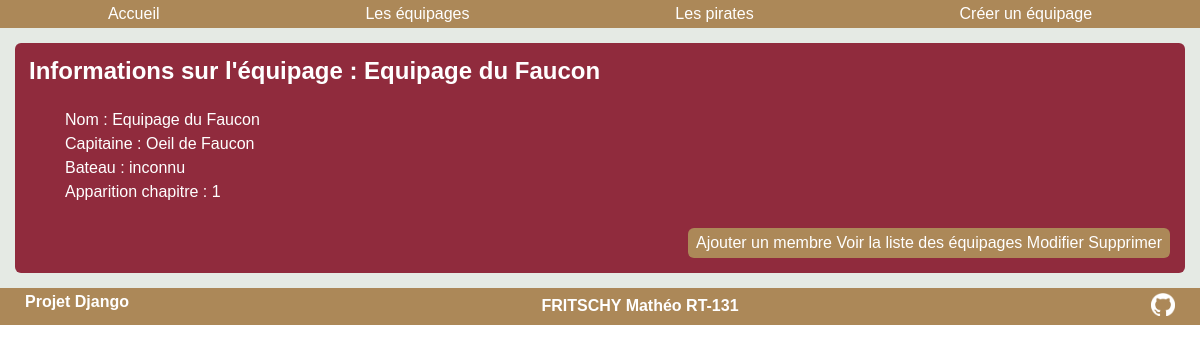
The page /onepiece/equipage/21/ on the database as committed earlier.
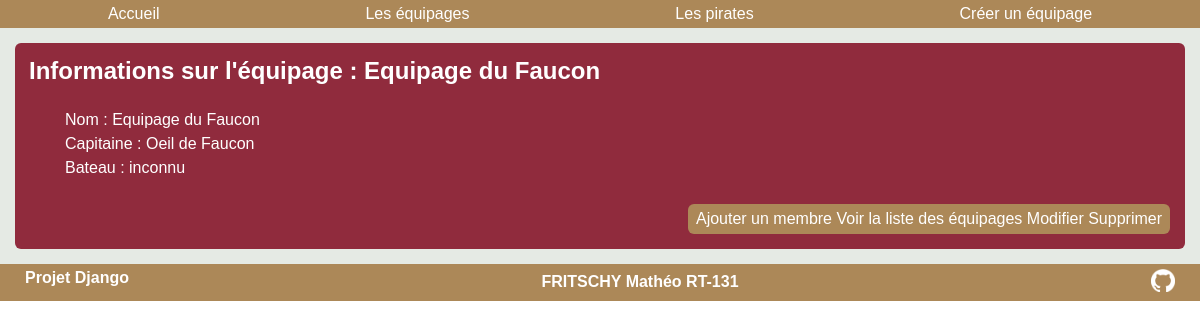
The same page on the database as committed later.
### onepiece/models.py (models this page shows, shortened)
class Equipage(models.Model):
    nom=models.CharField(max_length=100)
    nombateau=models.CharField(max_length=100)
    capitaine=models.CharField(max_length=100)
    premiereapparition=models.IntegerField(null = True, blank=True)

### onepiece/views.py (the view)
# urls.py: path('equipage/<int:id>/', views.affiche),
def affiche(request, id):
    equipage = models.Equipage.objects.get( pk = id)
    return render(request,"onepiece/equipages/equipage.html", {"equipage" : equipage})

### onepiece/templates/onepiece/equipages/equipage.html
{% extends "onepiece/main.html" %}
{% block title %} Page affiche équipage {% endblock %} {% block content %}
<article>
    <h2>Informations sur l'équipage : {{equipage.nom}} </h2>
    <ol>
        <li>Nom : {{equipage.nom}}</li>
        <li>Capitaine : {{equipage.capitaine}}</li>
        <li>Bateau : {{equipage.nombateau}}</li>
        {% if equipage.premiereapparition %}
            <li>Apparition chapitre : {{equipage.premiereapparition}}</li>
        {% endif %}
    </ol>
    <footer>
        <a href="/onepiece/ajoutmembre/{{equipage.id}}/">Ajouter un membre</a>
        <a href="/onepiece/equipages">Voir la liste des équipages</a>
        <a href="/onepiece/update/{{equipage.id}}/">Modifier</a>
        <a href="/onepiece/delete/{{equipage.id}}/">Supprimer</a>
    </footer>
</article>
{% endblock %}

Rows that differ between the two databases and show on the page:
changed Equipage "Equipage du Faucon": premiereapparition "1" → (not shown)
Other text that changed with them:
text no longer shown: "Apparition chapitre :"
